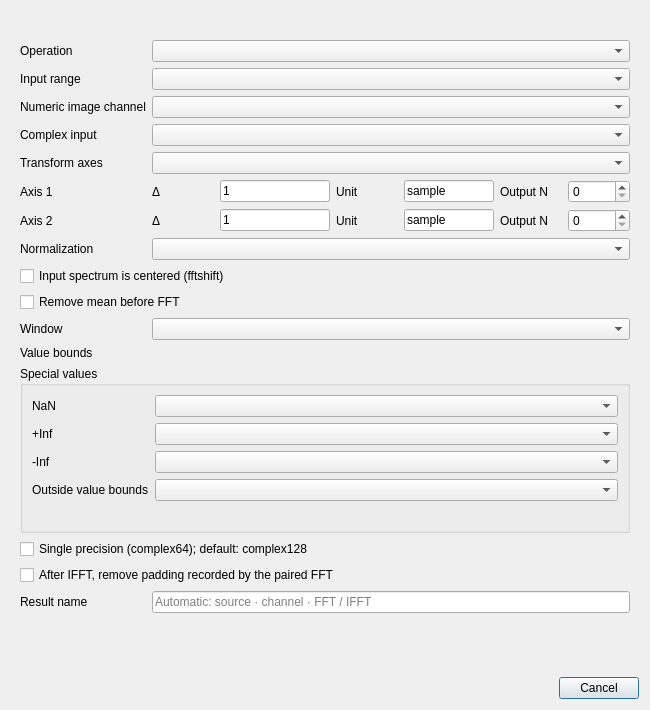
<?xml version="1.0" encoding="UTF-8"?>
<ui version="4.0">
 <class>FourierDialog</class>
 <widget class="QDialog" name="FourierDialog">
  <property name="windowTitle">
   <string>Fourier transform</string>
  </property>
  <property name="geometry">
   <rect>
    <x>0</x>
    <y>0</y>
    <width>650</width>
    <height>710</height>
   </rect>
  </property>
  <layout class="QVBoxLayout" name="form_layout">
   <item>
    <widget class="QLabel" name="form_source">
     <property name="wordWrap">
      <bool>true</bool>
     </property>
    </widget>
   </item>
   <item>
    <widget class="QWidget" name="settings" native="true">
     <layout class="QFormLayout" name="form_form">
      <item row="0" column="0">
       <widget class="QLabel" name="form_operation_label">
        <property name="text">
         <string>Operation</string>
        </property>
        <property name="buddy">
         <cstring>direction</cstring>
        </property>
       </widget>
      </item>
      <item row="0" column="1">
       <widget class="NoWheelComboBox" name="direction">
        <property name="toolTip">
         <string>IFFT is available only for complex sources and always uses both real and imaginary parts.</string>
        </property>
       </widget>
      </item>
      <item row="1" column="0">
       <widget class="QLabel" name="form_input_range_label">
        <property name="text">
         <string>Input range</string>
        </property>
        <property name="buddy">
         <cstring>range</cstring>
        </property>
       </widget>
      </item>
      <item row="1" column="1">
       <widget class="NoWheelComboBox" name="range">
        <property name="toolTip">
         <string>Full scopes ignore current X/Y and value bounds. Cropped real-channel inputs use X/Y and Z bounds with the treatment below; full complex and phase inputs use X/Y only.</string>
        </property>
       </widget>
      </item>
      <item row="2" column="0">
       <widget class="QLabel" name="form_numeric_image_channel_label">
        <property name="text">
         <string>Numeric image channel</string>
        </property>
        <property name="buddy">
         <cstring>channel</cstring>
        </property>
       </widget>
      </item>
      <item row="2" column="1">
       <widget class="NoWheelComboBox" name="channel" />
      </item>
      <item row="3" column="0">
       <widget class="QLabel" name="form_complex_input_label">
        <property name="text">
         <string>Complex input</string>
        </property>
        <property name="buddy">
         <cstring>component</cstring>
        </property>
       </widget>
      </item>
      <item row="3" column="1">
       <widget class="NoWheelComboBox" name="component" />
      </item>
      <item row="4" column="0">
       <widget class="QLabel" name="form_transform_axes_label">
        <property name="text">
         <string>Transform axes</string>
        </property>
        <property name="buddy">
         <cstring>axes</cstring>
        </property>
       </widget>
      </item>
      <item row="4" column="1">
       <widget class="NoWheelComboBox" name="axes" />
      </item>
      <item row="5" column="0">
       <widget class="QLabel" name="first_axis_label">
        <property name="text">
         <string>Axis 1</string>
        </property>
        <property name="buddy">
         <cstring>first_fields</cstring>
        </property>
       </widget>
      </item>
      <item row="5" column="1">
       <widget class="QWidget" name="first_fields" native="true">
        <layout class="QHBoxLayout" name="first_axis_layout">
         <item>
          <widget class="QLabel" name="first_spacing_label">
           <property name="text">
            <string>Δ</string>
           </property>
          </widget>
         </item>
         <item>
          <widget class="QLineEdit" name="first_spacing">
           <property name="text">
            <string>1</string>
           </property>
           <property name="maximumSize">
            <size>
             <width>110</width>
             <height>16777215</height>
            </size>
           </property>
           <property name="toolTip">
            <string>Distance/time between samples. Scientific notation is accepted.</string>
           </property>
          </widget>
         </item>
         <item>
          <widget class="QLabel" name="first_unit_label">
           <property name="text">
            <string>Unit</string>
           </property>
          </widget>
         </item>
         <item>
          <widget class="QLineEdit" name="first_unit">
           <property name="text">
            <string>sample</string>
           </property>
           <property name="maximumSize">
            <size>
             <width>90</width>
             <height>16777215</height>
            </size>
           </property>
          </widget>
         </item>
         <item>
          <widget class="QLabel" name="first_size_label">
           <property name="text">
            <string>Output N</string>
           </property>
          </widget>
         </item>
         <item>
          <widget class="NoWheelSpinBox" name="first_size" />
         </item>
         <property name="leftMargin">
          <number>0</number>
         </property>
         <property name="topMargin">
          <number>0</number>
         </property>
         <property name="rightMargin">
          <number>0</number>
         </property>
         <property name="bottomMargin">
          <number>0</number>
         </property>
        </layout>
       </widget>
      </item>
      <item row="6" column="0">
       <widget class="QLabel" name="second_axis_label">
        <property name="text">
         <string>Axis 2</string>
        </property>
        <property name="buddy">
         <cstring>second_fields</cstring>
        </property>
       </widget>
      </item>
      <item row="6" column="1">
       <widget class="QWidget" name="second_fields" native="true">
        <layout class="QHBoxLayout" name="second_axis_layout">
         <item>
          <widget class="QLabel" name="second_spacing_label">
           <property name="text">
            <string>Δ</string>
           </property>
          </widget>
         </item>
         <item>
          <widget class="QLineEdit" name="second_spacing">
           <property name="text">
            <string>1</string>
           </property>
           <property name="maximumSize">
            <size>
             <width>110</width>
             <height>16777215</height>
            </size>
           </property>
           <property name="toolTip">
            <string>Distance/time between samples. Scientific notation is accepted.</string>
           </property>
          </widget>
         </item>
         <item>
          <widget class="QLabel" name="second_unit_label">
           <property name="text">
            <string>Unit</string>
           </property>
          </widget>
         </item>
         <item>
          <widget class="QLineEdit" name="second_unit">
           <property name="text">
            <string>sample</string>
           </property>
           <property name="maximumSize">
            <size>
             <width>90</width>
             <height>16777215</height>
            </size>
           </property>
          </widget>
         </item>
         <item>
          <widget class="QLabel" name="second_size_label">
           <property name="text">
            <string>Output N</string>
           </property>
          </widget>
         </item>
         <item>
          <widget class="NoWheelSpinBox" name="second_size" />
         </item>
         <property name="leftMargin">
          <number>0</number>
         </property>
         <property name="topMargin">
          <number>0</number>
         </property>
         <property name="rightMargin">
          <number>0</number>
         </property>
         <property name="bottomMargin">
          <number>0</number>
         </property>
        </layout>
       </widget>
      </item>
      <item row="7" column="0">
       <widget class="QLabel" name="form_normalization_label">
        <property name="text">
         <string>Normalization</string>
        </property>
        <property name="buddy">
         <cstring>norm</cstring>
        </property>
       </widget>
      </item>
      <item row="7" column="1">
       <widget class="NoWheelComboBox" name="norm">
        <property name="toolTip">
         <string>backward: FFT unscaled, IFFT divided by N. ortho: both divided by sqrt(N). forward: FFT divided by N.</string>
        </property>
       </widget>
      </item>
      <item row="8" column="0" colspan="2">
       <widget class="QCheckBox" name="centered">
        <property name="text">
         <string>Input spectrum is centered (fftshift)</string>
        </property>
       </widget>
      </item>
      <item row="9" column="0" colspan="2">
       <widget class="QCheckBox" name="mean">
        <property name="text">
         <string>Remove mean before FFT</string>
        </property>
       </widget>
      </item>
      <item row="10" column="0">
       <widget class="QLabel" name="form_window_label">
        <property name="text">
         <string>Window</string>
        </property>
        <property name="buddy">
         <cstring>window_selector</cstring>
        </property>
       </widget>
      </item>
      <item row="10" column="1">
       <widget class="NoWheelComboBox" name="window_selector">
        <property name="toolTip">
         <string>Periodic window, separately on each transformed axis. No amplitude compensation.</string>
        </property>
       </widget>
      </item>
      <item row="11" column="0">
       <widget class="QLabel" name="form_value_bounds_label">
        <property name="text">
         <string>Value bounds</string>
        </property>
        <property name="buddy">
         <cstring>bounds</cstring>
        </property>
       </widget>
      </item>
      <item row="11" column="1">
       <widget class="QLabel" name="bounds">
        <property name="wordWrap">
         <bool>true</bool>
        </property>
       </widget>
      </item>
      <item row="12" column="0" colspan="2">
       <widget class="QGroupBox" name="form_treatment_box">
        <property name="title">
         <string>Special values</string>
        </property>
        <layout class="QFormLayout" name="treatment_form">
         <item row="0" column="0">
          <widget class="QLabel" name="nan_replacement_label">
           <property name="text">
            <string>NaN</string>
           </property>
           <property name="buddy">
            <cstring>nan_replacement</cstring>
           </property>
          </widget>
         </item>
         <item row="0" column="1">
          <widget class="NoWheelComboBox" name="nan_replacement" />
         </item>
         <item row="1" column="0">
          <widget class="QLabel" name="positive_replacement_label">
           <property name="text">
            <string>+Inf</string>
           </property>
           <property name="buddy">
            <cstring>positive_replacement</cstring>
           </property>
          </widget>
         </item>
         <item row="1" column="1">
          <widget class="NoWheelComboBox" name="positive_replacement" />
         </item>
         <item row="2" column="0">
          <widget class="QLabel" name="negative_replacement_label">
           <property name="text">
            <string>-Inf</string>
           </property>
           <property name="buddy">
            <cstring>negative_replacement</cstring>
           </property>
          </widget>
         </item>
         <item row="2" column="1">
          <widget class="NoWheelComboBox" name="negative_replacement" />
         </item>
         <item row="3" column="0">
          <widget class="QLabel" name="clipped_replacement_label">
           <property name="text">
            <string>Outside value bounds</string>
           </property>
           <property name="buddy">
            <cstring>clipped_replacement</cstring>
           </property>
          </widget>
         </item>
         <item row="3" column="1">
          <widget class="NoWheelComboBox" name="clipped_replacement" />
         </item>
         <item row="4" column="0" colspan="2">
          <widget class="QLabel" name="treatment_note">
           <property name="wordWrap">
            <bool>true</bool>
           </property>
          </widget>
         </item>
        </layout>
       </widget>
      </item>
      <item row="13" column="0" colspan="2">
       <widget class="QCheckBox" name="single">
        <property name="text">
         <string>Single precision (complex64); default: complex128</string>
        </property>
       </widget>
      </item>
      <item row="14" column="0" colspan="2">
       <widget class="QCheckBox" name="trim">
        <property name="text">
         <string>After IFFT, remove padding recorded by the paired FFT</string>
        </property>
       </widget>
      </item>
      <item row="15" column="0">
       <widget class="QLabel" name="form_result_name_label">
        <property name="text">
         <string>Result name</string>
        </property>
        <property name="buddy">
         <cstring>name</cstring>
        </property>
       </widget>
      </item>
      <item row="15" column="1">
       <widget class="QLineEdit" name="name">
        <property name="placeholderText">
         <string>Automatic: source · channel · FFT / IFFT</string>
        </property>
       </widget>
      </item>
     </layout>
    </widget>
   </item>
   <item>
    <widget class="QLabel" name="note">
     <property name="wordWrap">
      <bool>true</bool>
     </property>
    </widget>
   </item>
   <item>
    <widget class="QLabel" name="estimate">
     <property name="wordWrap">
      <bool>true</bool>
     </property>
    </widget>
   </item>
   <item>
    <spacer name="layout_spacer">
     <property name="orientation">
      <enum>Qt::Vertical</enum>
     </property>
     <property name="sizeHint">
      <size>
       <width>0</width>
       <height>0</height>
      </size>
     </property>
    </spacer>
   </item>
   <item>
    <widget class="QDialogButtonBox" name="buttons">
     <property name="standardButtons">
      <set>QDialogButtonBox::Cancel</set>
     </property>
    </widget>
   </item>
  </layout>
 </widget>
 <customwidgets>
  <customwidget>
   <class>NoWheelComboBox</class>
   <extends>QComboBox</extends>
   <header>utils.qt_widgets</header>
  </customwidget>
  <customwidget>
   <class>NoWheelSpinBox</class>
   <extends>QSpinBox</extends>
   <header>utils.qt_widgets</header>
  </customwidget>
 </customwidgets>
 <resources />
 <connections />
</ui>
